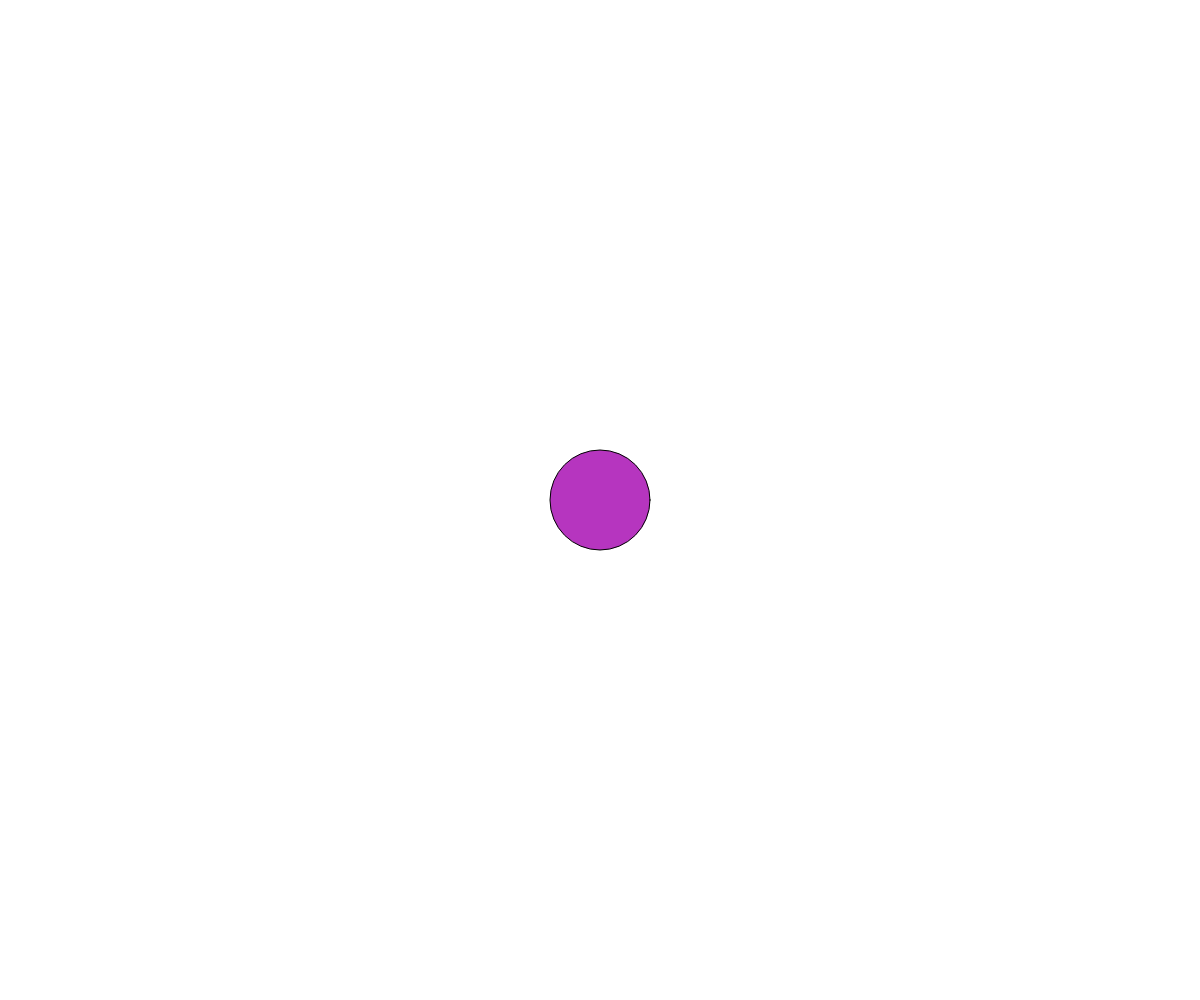
Frame 1 (no input)
Frame 60 (no input): identical to frame 1, image omitted
Frame 120 (the mouse pressed at the canvas centre since frame 60): identical to frame 1, image omitted

The p5.js sketch that drew this single still picture (run headless with seeded random() and noise() and a simulated clock; from frame 60 on, the mouse is pressed at the canvas centre):

// p5.js sketch
// ── sketch.js
///////////////////////////////////////////////////
//                                               //
//   P 5 . J S    E X A M P L E   S K E T C H    //
//                                               //
///////////////////////////////////////////////////

// Example for a sketch, that has all the sections.
// Feel free to copy and paste!

// @bitcraftlab 2016


///////////////////////////////////////////////////
//                 PARAMETERS                    //
///////////////////////////////////////////////////

// default diameter for bubbles
var d = 200;


///////////////////////////////////////////////////
//                 GLOBAL VARIABLES              //
///////////////////////////////////////////////////

// global reference to my bubble
var mybubble;


///////////////////////////////////////////////////
//                 MAIN CODE                     //
///////////////////////////////////////////////////

// to set everything up, make a canvas that fills the entire window
function setup() {

  // create the drawing canvas
  createCanvas(windowWidth, windowHeight);

  // create a random color for the bubble
  var c = color(random(255), random(255), random(255));

  // create a bubble object
  mybubble = new Bubble(d, c);

  // move it to the center of the screen
  mybubble.moveto(width/2, height/2);


}


// the draw function is called 60 times per second!
function draw() {
  background(255);
  mybubble.draw();
}


///////////////////////////////////////////////////
//                 INTERACTION                   //
///////////////////////////////////////////////////


function windowResized() {

  // adjust canvas to fill the entire window
  resizeCanvas(windowWidth, windowHeight);

  // re-center the bubble
  mybubble.moveto(width/2, height/2);

}


///////////////////////////////////////////////////
//                 MY FUNCTIONS                  //
///////////////////////////////////////////////////

// draw a circles with diamater at positon (x, y) with radius r
function circle(x, y, r) {

  // calculate diameter
  var d = 2 * r;

  // draw the circle
  ellipse(x, y, d, d);

}


///////////////////////////////////////////////////
//                 MY CLASSES                    //
///////////////////////////////////////////////////

// constructor for the bubble object:

// creates a bubble with the given diameter and color
function Bubble(d, c) {

  // assign diameter and color
  this.d = d;
  this.c = c;

  //assign default coordinates
  this.x = 0;
  this.y = 0;

}


// method to update the position of the bubble
Bubble.prototype.moveto = function(x, y) {

  this.x = x;
  this.y = y;
  
};


// method to draw the bubble using our own circle function
Bubble.prototype.draw = function() {

  // set fill color
  fill(this.c);

  // set stroke style
  stroke(0); strokeWeight(1);

  // draw the circle
  circle(this.x, this.y, this.d / 2);

};
